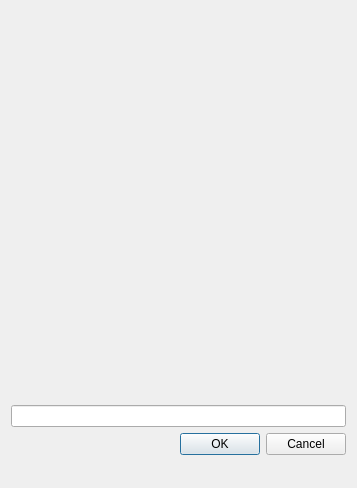
<?xml version="1.0" encoding="UTF-8"?>
<ui version="4.0">
 <class>DeleteAccountDialog</class>
 <widget class="QDialog" name="DeleteAccountDialog">
  <property name="geometry">
   <rect>
    <x>0</x>
    <y>0</y>
    <width>357</width>
    <height>488</height>
   </rect>
  </property>
  <property name="windowTitle">
   <string>Dialog</string>
  </property>
  <layout class="QVBoxLayout" name="verticalLayout">
   <item>
    <widget class="QLabel" name="warningLabel">
     <property name="sizePolicy">
      <sizepolicy hsizetype="Preferred" vsizetype="Expanding">
       <horstretch>0</horstretch>
       <verstretch>0</verstretch>
      </sizepolicy>
     </property>
     <property name="textFormat">
      <enum>Qt::RichText</enum>
     </property>
     <property name="alignment">
      <set>Qt::AlignLeading|Qt::AlignLeft|Qt::AlignTop</set>
     </property>
     <property name="wordWrap">
      <bool>true</bool>
     </property>
    </widget>
   </item>
   <item>
    <widget class="QLineEdit" name="confirmationLineEdit"/>
   </item>
   <item>
    <widget class="QDialogButtonBox" name="buttonBox">
     <property name="orientation">
      <enum>Qt::Horizontal</enum>
     </property>
     <property name="standardButtons">
      <set>QDialogButtonBox::Cancel|QDialogButtonBox::Ok</set>
     </property>
    </widget>
   </item>
   <item>
    <widget class="QLabel" name="statusBarLabel">
     <property name="sizePolicy">
      <sizepolicy hsizetype="Preferred" vsizetype="Preferred">
       <horstretch>0</horstretch>
       <verstretch>0</verstretch>
      </sizepolicy>
     </property>
     <property name="styleSheet">
      <string notr="true">margin-top: 2px;</string>
     </property>
    </widget>
   </item>
  </layout>
 </widget>
 <resources/>
 <connections>
  <connection>
   <sender>buttonBox</sender>
   <signal>accepted()</signal>
   <receiver>DeleteAccountDialog</receiver>
   <slot>accept()</slot>
   <hints>
    <hint type="sourcelabel">
     <x>248</x>
     <y>254</y>
    </hint>
    <hint type="destinationlabel">
     <x>157</x>
     <y>274</y>
    </hint>
   </hints>
  </connection>
  <connection>
   <sender>buttonBox</sender>
   <signal>rejected()</signal>
   <receiver>DeleteAccountDialog</receiver>
   <slot>reject()</slot>
   <hints>
    <hint type="sourcelabel">
     <x>316</x>
     <y>260</y>
    </hint>
    <hint type="destinationlabel">
     <x>286</x>
     <y>274</y>
    </hint>
   </hints>
  </connection>
 </connections>
</ui>
